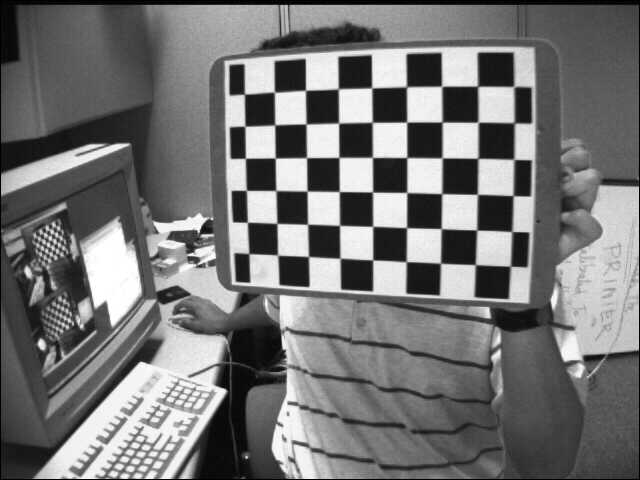
#> input picture src/assets/calibrate/left01.jpg, 640 x 480 px
$ python -i preprocess.py   (imports and definitions only)   (older library calls are emulated)
#> lines starting #> are read from the running program, lines starting #| are printed output that depends on the picture; after the words box and inside, x2 and y2 are one past the last pixel; in counts of white or black regions, pixels touching at a corner belong together
#> further down, picture is the input picture: shape (480, 640); min 0, max 255, mean 116.6
# -*- coding: utf8 -*-


import cv2
import numpy as np
import glob
import os


ASSETS_PATH = os.path.join(os.path.dirname(__file__), 'assets', 'calibrate')
calibrate_files = []


def preprocess_calibrate():
    """preprocess calibrate."""
    global calibrate_files
    for file in glob.glob(os.path.join(ASSETS_PATH, 'left*.jpg')):
        calibrate_files.append(file)

    for file in glob.glob(os.path.join(ASSETS_PATH, 'right*.jpg')):
        calibrate_files.append(file)


# [51 lines left out: functions calibrate, distortion_correction, not called in this run]


def line_processing(gray_image, output_threshold_min=200):
    """dilate and substract."""
#> called with output_threshold_min = 200
    gaussian_blur_image = cv2.GaussianBlur(gray_image.copy(), (7, 7), 1)
    _, threshold = cv2.threshold(gaussian_blur_image.copy(), 125, 255, cv2.THRESH_BINARY)
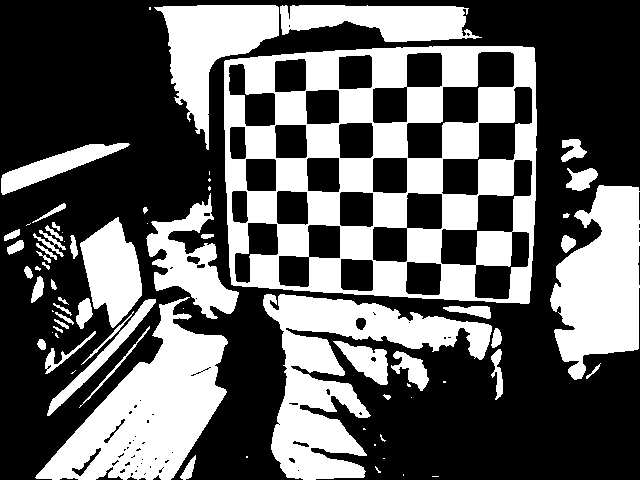
#> threshold: shape (480, 640); 38% white; 72 white regions (25 under 20 px), largest, box (x1, y1, x2, y2) and area: (224, 46, 537, 304) 41211, (35, 297, 228, 480) 15981, (263, 294, 492, 480) 15673
    kernel = np.ones((5, 5), np.uint8)
    dilation = cv2.dilate(gaussian_blur_image.copy(), kernel, iterations=1)
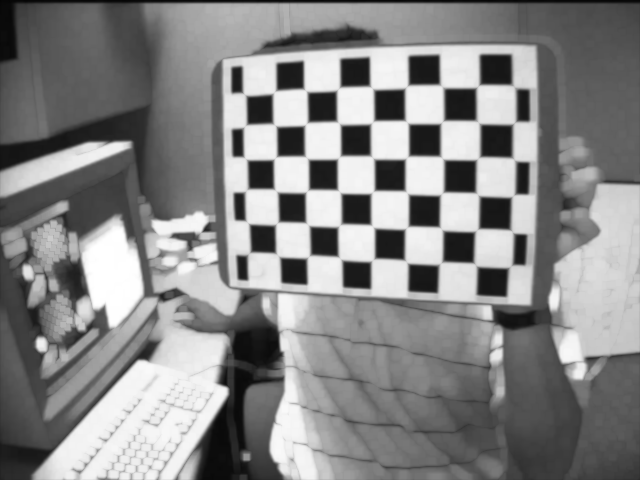
#> dilation: shape (480, 640); min 4, max 255, mean 134.4
    diff = cv2.subtract(dilation, gaussian_blur_image.copy())
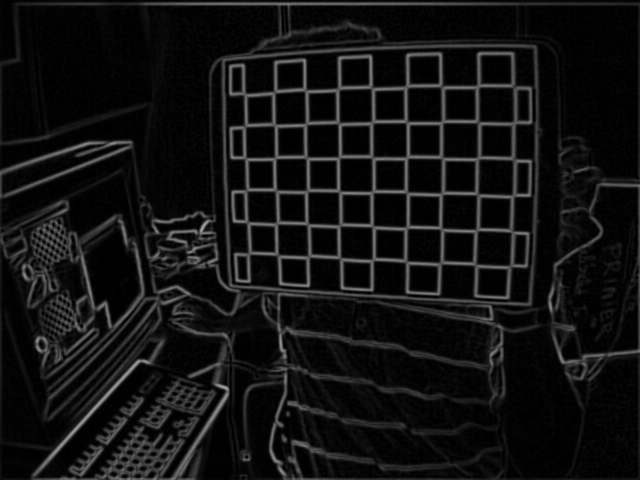
#> diff: shape (480, 640); min 0, max 165, mean 17.7
    inverted_white = 255 - diff
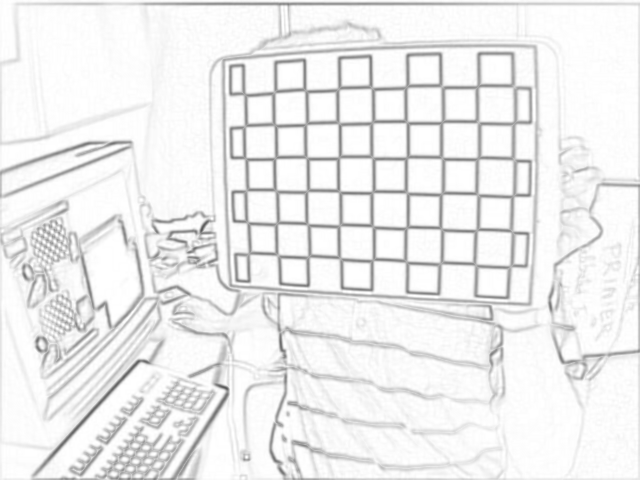
#> inverted_white: shape (480, 640); min 90, max 255, mean 237.3
    _, line_threshold = cv2.threshold(inverted_white, output_threshold_min, 255, cv2.THRESH_BINARY)
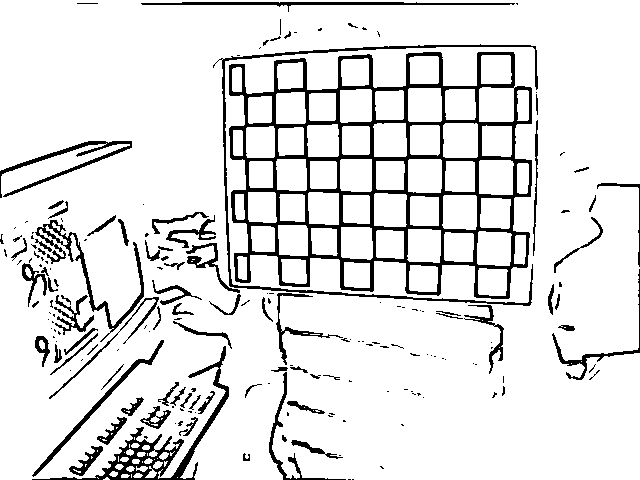
#> line_threshold: shape (480, 640); 88.8% white; 186 black regions (109 under 20 px), largest, box (x1, y1, x2, y2) and area: (229, 52, 532, 299) 14716, (32, 346, 229, 480) 2623, (213, 44, 538, 306) 2289
    return line_threshold


# [46 lines left out: functions rect_processing, is_video_frame_size, not called in this run]


preprocess_calibrate()

>>> import cv2
>>> picture = cv2.imread('assets/calibrate/left01.jpg', cv2.IMREAD_GRAYSCALE)
>>> result = line_processing(picture)
